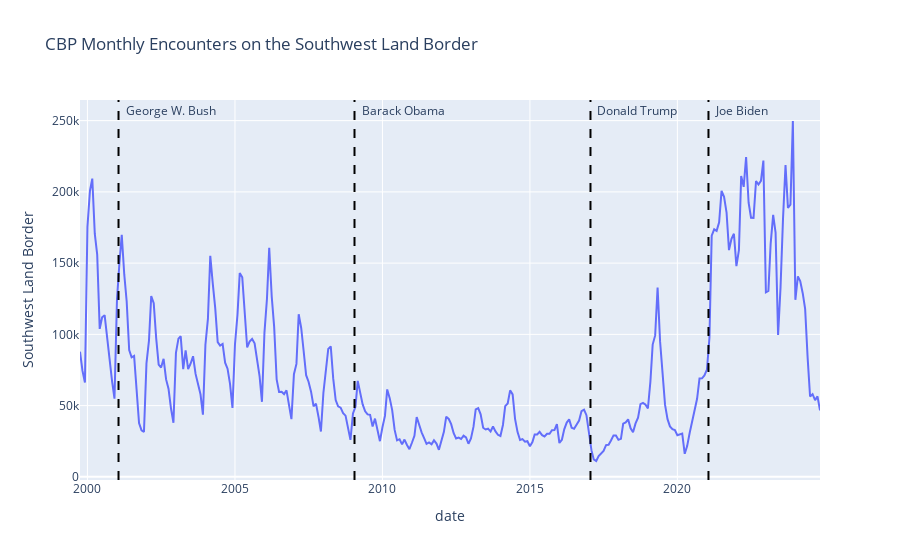

Notebook cell for this chart:
### Code cell
cbp.get_monthly_encounters_graph(annotate_administrations=True)

### Figure 1 — Plotly figure (JSON) as saved in the notebook; plotly's stock layout.template omitted (floating-point values rounded to 4 significant figures; data arrays with more than 128 entries replaced by an {"elided": "..."} marker saying what was removed)
{"data": [{"hovertemplate": "date=%{x}<br>Southwest Land Border=%{y}<extra></extra>", "legendgroup": "", "line": {"color": "#636efa", "dash": "solid"}, "marker": {"symbol": "circle"}, "mode": "lines", "name": "", "orientation": "v", "showlegend": false, "type": "scatter", "x": {"elided": "302 str values"}, "xaxis": "x", "y": {"elided": "302 int values"}, "yaxis": "y"}], "layout": {"annotations": [{"showarrow": false, "text": "George W. Bush", "x": "2001-01-20T00:00:00", "xanchor": "left", "xshift": 5, "y": 249740, "yanchor": "bottom"}, {"showarrow": false, "text": "Barack Obama", "x": "2009-01-20T00:00:00", "xanchor": "left", "xshift": 5, "y": 249740, "yanchor": "bottom"}, {"showarrow": false, "text": "Donald Trump", "x": "2017-01-20T00:00:00", "xanchor": "left", "xshift": 5, "y": 249740, "yanchor": "bottom"}, {"showarrow": false, "text": "Joe Biden", "x": "2021-01-20T00:00:00", "xanchor": "left", "xshift": 5, "y": 249740, "yanchor": "bottom"}], "legend": {"tracegroupgap": 0}, "shapes": [{"line": {"color": "black", "dash": "dash"}, "type": "line", "x0": "2001-01-20T00:00:00", "x1": "2001-01-20T00:00:00", "xref": "x", "y0": 0, "y1": 1, "yref": "y domain"}, {"line": {"color": "black", "dash": "dash"}, "type": "line", "x0": "2009-01-20T00:00:00", "x1": "2009-01-20T00:00:00", "xref": "x", "y0": 0, "y1": 1, "yref": "y domain"}, {"line": {"color": "black", "dash": "dash"}, "type": "line", "x0": "2017-01-20T00:00:00", "x1": "2017-01-20T00:00:00", "xref": "x", "y0": 0, "y1": 1, "yref": "y domain"}, {"line": {"color": "black", "dash": "dash"}, "type": "line", "x0": "2021-01-20T00:00:00", "x1": "2021-01-20T00:00:00", "xref": "x", "y0": 0, "y1": 1, "yref": "y domain"}], "title": {"text": "CBP Monthly Encounters on the Southwest Land Border"}, "xaxis": {"anchor": "y", "domain": [0, 1], "title": {"text": "date"}}, "yaxis": {"anchor": "x", "domain": [0, 1], "title": {"text": "Southwest Land Border"}}}}
